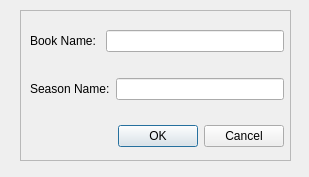
<?xml version="1.0" encoding="UTF-8"?>
<ui version="4.0">
 <class>latest_version</class>
 <widget class="QDialog" name="latest_version">
  <property name="geometry">
   <rect>
    <x>0</x>
    <y>0</y>
    <width>309</width>
    <height>177</height>
   </rect>
  </property>
  <property name="windowTitle">
   <string>Dialog</string>
  </property>
  <widget class="QFrame" name="frame">
   <property name="geometry">
    <rect>
     <x>20</x>
     <y>10</y>
     <width>271</width>
     <height>151</height>
    </rect>
   </property>
   <property name="frameShape">
    <enum>QFrame::StyledPanel</enum>
   </property>
   <property name="frameShadow">
    <enum>QFrame::Raised</enum>
   </property>
  </widget>
  <widget class="QWidget" name="layoutWidget">
   <property name="geometry">
    <rect>
     <x>30</x>
     <y>30</y>
     <width>254</width>
     <height>117</height>
    </rect>
   </property>
   <layout class="QVBoxLayout" name="verticalLayout_2">
    <item>
     <layout class="QVBoxLayout" name="verticalLayout">
      <item>
       <layout class="QFormLayout" name="formLayout">
        <item row="0" column="0">
         <widget class="QLabel" name="bookNameLabel">
          <property name="text">
           <string>Book Name: </string>
          </property>
         </widget>
        </item>
        <item row="0" column="1">
         <widget class="QLineEdit" name="bookNameLineEdit"/>
        </item>
       </layout>
      </item>
      <item>
       <layout class="QFormLayout" name="formLayout_2">
        <item row="0" column="0">
         <widget class="QLabel" name="seasonNameLabel">
          <property name="text">
           <string>Season Name:</string>
          </property>
         </widget>
        </item>
        <item row="0" column="1">
         <widget class="QLineEdit" name="seasonNameLineEdit"/>
        </item>
       </layout>
      </item>
     </layout>
    </item>
    <item>
     <widget class="QDialogButtonBox" name="buttonBox">
      <property name="standardButtons">
       <set>QDialogButtonBox::Cancel|QDialogButtonBox::Ok</set>
      </property>
     </widget>
    </item>
   </layout>
  </widget>
 </widget>
 <resources/>
 <connections/>
</ui>
